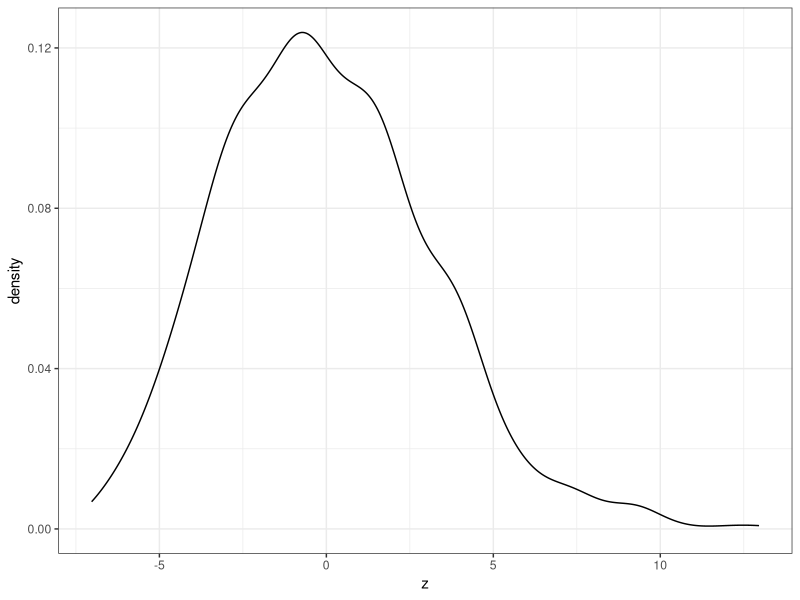
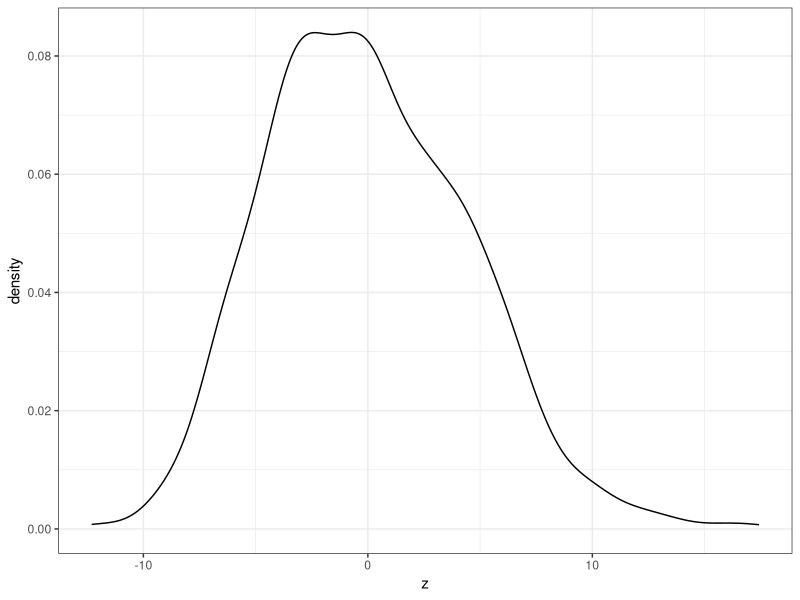
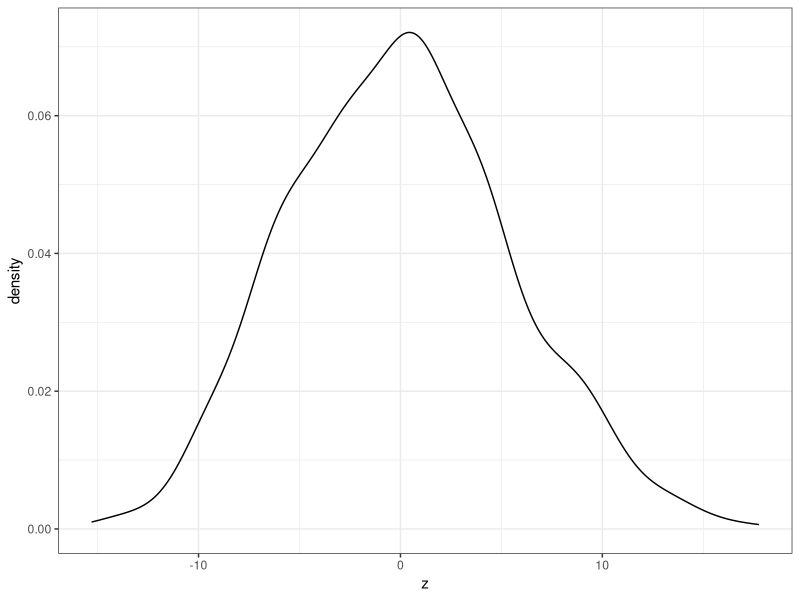
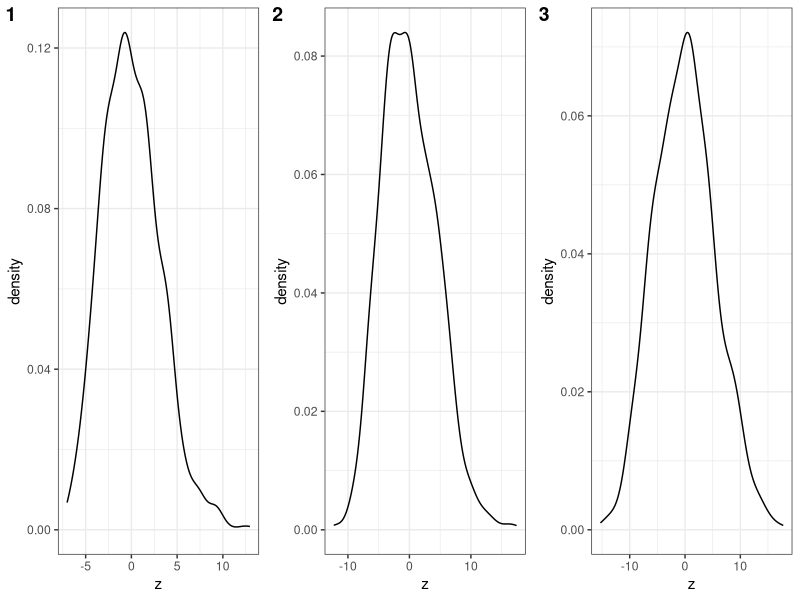

Here is the R script that generated these plots, in order:
## ---- chunk 1
knitr::opts_chunk$set(echo = FALSE)
library(tidyverse)
library(ggpubr)
## ---- chunk 2
set.seed(26)
k = 1.67
n = 10
theta = 49.98
x_bar = numeric(1000)
s = numeric(1000)
for (i in 1:1000) {
  sample = rgamma(n, shape = k, scale = theta)
  x_bar[i] = mean(sample)
  s[i] = sd(sample)
}
mean(x_bar)
sd(x_bar)
z = (x_bar - mean(x_bar))/(sd(x_bar)/sqrt(n))
df = data.frame(z = z)
## ---- chunk 3
density1 = ggplot(df, aes(x = z)) + geom_density() + theme_bw()
density1
## ---- chunk 4
# Calculate s1 and s2 when n = 10
s1_1 = sum((x_bar-mean(x_bar))^2)/1000 * n; s1_1
s2_1 = sum(s^2)/1000; s2_1
## ---- chunk 5
set.seed(26)
n = 20
x_bar2 = numeric(1000)
s2 = numeric(1000)
for (i in 1:1000) {
  sample = rgamma(n, shape = k, scale = theta)
  x_bar2[i] = mean(sample)
  s2[i] = sd(sample)
}
mean(x_bar2)
sd(x_bar2)
z2 = (x_bar2 - mean(x_bar2))/(sd(x_bar2)/sqrt(n))
df2 = data.frame(z = z2)
## ---- chunk 6
density2 = ggplot(df2, aes(x = z)) + geom_density() + theme_bw()
density2
## ---- chunk 7
s1_2 = sum((x_bar2-mean(x_bar2))^2)/1000 * n; s1_2
s2_2 = sum(s2^2)/1000; s2_2
## ---- chunk 8
set.seed(26)
n = 30
x_bar3 = numeric(1000)
s3 = numeric(1000)
for (i in 1:1000) {
  sample = rgamma(n, shape = k, scale = theta)
  x_bar3[i] = mean(sample)
  s3[i] = sd(sample)
}
mean(x_bar3); 
sd(x_bar3)
z3 = (x_bar3 - mean(x_bar3))/(sd(x_bar3)/sqrt(n))
df3 = data.frame(z = z3)
## ---- chunk 9
density3 = ggplot(df3, aes(x = z)) + geom_density() + theme_bw()
density3
## ---- chunk 10
ggarrange(density1, density2, density3,
          labels = c(1, 2, 3),
          ncol = 3, nrow = 1)
## ---- chunk 11
s1_3 = sum((x_bar3-mean(x_bar3))^2)/1000 * n; s1_3
s2_3 = sum(s3^2)/1000; s2_3
## ---- chunk 12
s1 = c(s1_1, s1_2, s1_3)
s2 = c(s2_1, s2_2, s2_3)
compare = data.frame(s1, s2)
theoretical = k*theta^2
theoretical
compare$'s1-true' = s1 - theoretical
compare$'s2-true' = s2 - theoretical
compare %>% knitr::kable()
